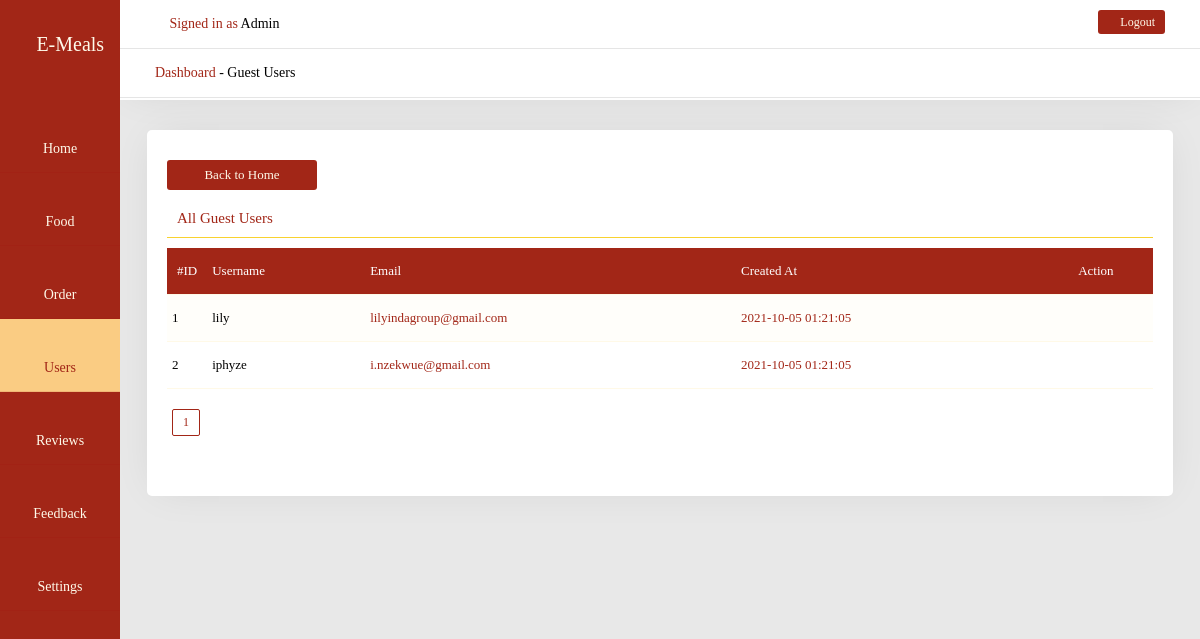
The app's page /admin/users.php (signed in) with its own data.
### tables this page shows
CREATE TABLE `guest_table` (
  `id` int(11) NOT NULL,
  `username` varchar(255) NOT NULL,
  `email` varchar(255) NOT NULL,
  `password` varchar(255) NOT NULL,
  `created` timestamp NOT NULL DEFAULT CURRENT_TIMESTAMP
);

### admin/users.php (the view, shortened to what this page needs)
<?php
include_once('functions.php');
if(!isset($_SESSION['u_email'])){
    header('Location:home.php');
}else{
    $u_email = $_SESSION['u_email'];
    $select = mysqli_query($db, "SELECT * FROM admin_users WHERE email = '$u_email' || username = '$u_email'");
    $selected = mysqli_fetch_array($select);
    $user = $selected['username'];
}
?>
<!DOCTYPE html>
<html lang="en">
<head>
    <?php include_once('../includes/admin_head_section.php'); ?>
</head>
<body>
    <div class="admin-dashboard-container">
        <div class="admin-nav">
                <h2 class="logo">
                    <a href="index.php"><i class="fas fa-hamburger"></i> E-Meals</a>
                </h2>
                <div class="admin-nav-menu">
                    <ul>
                        <li>
                            <a href="index.php">
                                <i class="fas fa-home"></i>
                                Home
                            </a>
                        </li>
                        <li>
                            <a href="food.php">
                                <i class="fas fa-hamburger"></i>
                                Food
                            </a>
                        </li>
                        <li>
                            <a href="order.php">
                                <i class="fas fa-cart-plus"></i>
                                Order
                            </a>
                        </li>
                        <li style="background-color:var(--active-color);">
                            <a href="users.php" style="color:var(--bg-color); width: 100%;">
                                <i class="fas fa-users" style="color:var(--bg-color);"></i>
                                Users
                            </a>
                        </li>
                        <li>
                            <a href="review.php">
                                <i class="fas fa-mail-bulk"></i>
                                Reviews
                            </a>
                        </li>
                        <li>
                            <a href="feedback.php">
                                <i class="fas fa-mail-bulk"></i>
                                Feedback
                            </a>
                        </li>
                        <li>
                            <a href="settings.php">
                                <i class="fas fa-cog"></i>
                                Settings
                            </a>
                        </li>
                    </ul>
                </div>
        </div>
        <div class="admin-content-display">
            <div class="admin-content-header">
                <div class="header-welcome-box">
                    <div class="name-box">
                        <span class="fas fa-user-alt"></span> <span>Signed in as </span> <?php echo $user?>
                    </div>
                    <div class="logout-box">
                         <a href="logout.php"><span class="fas fa-sign-out-alt"></span> Logout</a>
                    </div>
                </div>
                <div class="header-welcome-box">
                    <div class="name-box">
                        <span>Dashboard</span> - Guest Users
                    </div>
                </div>
            </div>
            <div class="admin-content-box">
                <a href="index.php" class="back-btn">Back to Home</a>
                <div class="box-content-heading">All Guest Users</div>
                <div class="admin-order-container">
                    <table>
                        <tr>
                            <th>#ID</th>
                            <th>Username</th>
                            <th>Email</th>
                            <th>Created At</th>
                            <th>Action</th>
                        </tr>
                        <?php
                            if(isset($_GET['page']) && $_GET['page'] != ""){
                                $page = $_GET['page'];
                             }else{
                                $page = 1;
                             }
                             $results_per_page = 6;
                             $offset = ($page - 1) * $results_per_page;
                            $select = mysqli_query($db, "SELECT * FROM guest_table LIMIT $offset, $results_per_page");
                            $num = mysqli_num_rows($select);
                            if($num > 0){
                                foreach($select as $selected){
                                $username = $selected['username'];
                                $email = $selected['email'];
                                $created = $selected['created'];
                                $id = $selected['id'];
                        ?>
                        <tr>
                            <td><?php echo $id; ?></td>
                            <td><?php echo $username; ?></td>
                            <td><?php echo $email; ?></td>
                            <td><?php echo $created; ?></td>
                            <td><a href="delete.php?action=delete_user&id=<?php echo $id; ?>" class="fas fa-trash" onclick="return confirm('Are you sure you want to perform this action?')"></a></td>
                        </tr>
                        <?php
                                }
                            }
                        ?>
                    </table>
                </div>
                <div class="pagination">
                    <ul>
                        <?php include_once('includes/users_table_pagination.php'); ?>
                    </ul>
                </div>
            </div>
        </div>
    </div>
</body>
</html>

### css/all.css (style rules this page uses)
.fa, .fas, .far, .fal, .fab { -moz-osx-font-smoothing: grayscale; -webkit-font-smoothing: antialiased; display: inline-block; font-style: normal; font-variant: normal; text-rendering: auto; line-height: 1; }
.fa-cart-plus:before { content: "\f217"; }
.fa-cog:before { content: "\f013"; }
.fa-hamburger:before { content: "\f805"; }
.fa-home:before { content: "\f015"; }
.fa-mail-bulk:before { content: "\f674"; }
.fa-sign-out-alt:before { content: "\f2f5"; }
.fa-trash:before { content: "\f1f8"; }
.fa-user-alt:before { content: "\f406"; }
.fa-users:before { content: "\f0c0"; }
.fa, .fas { font-family: 'Font Awesome 5 Free'; font-weight: 900; }

### records on screen
guest_table: id "1", username "lily", email "lilyindagroup@gmail.com", created "2021-10-05 01:21:05"
guest_table: id "2", username "iphyze", email "i.nzekwue@gmail.com", created "2021-10-05 01:21:05"

### other values on screen
$user "Admin"
